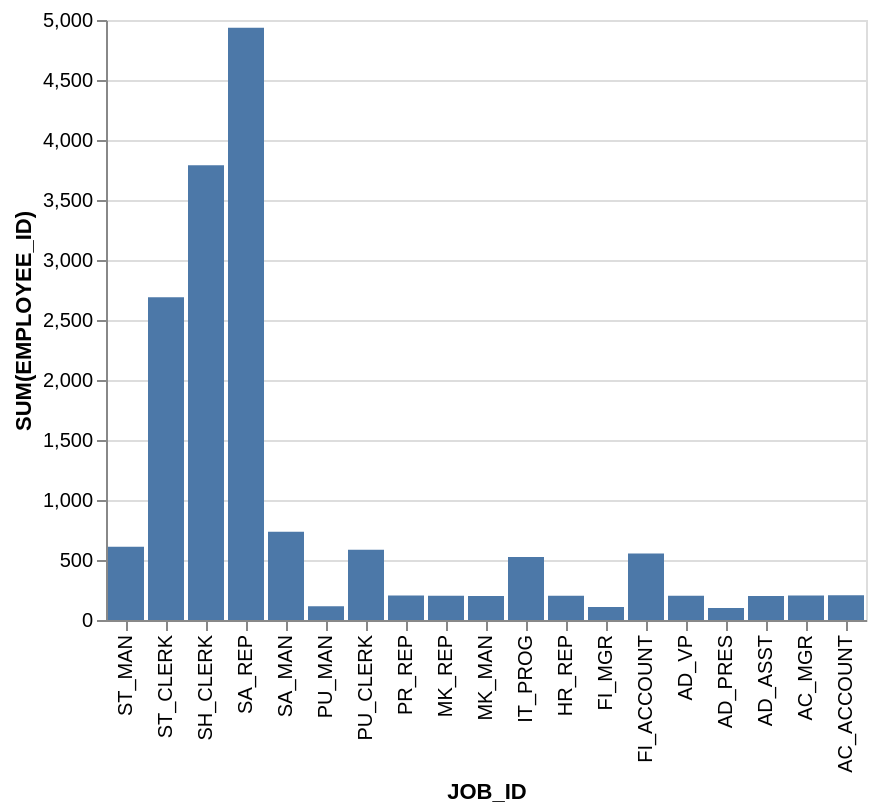

This figure's Vega-Lite source:
### Vega-Lite specification from a JSON file in a GitHub repository (floating-point values rounded to 4 significant figures)
{"data": {"values": [{"x_data": "ST_MAN", "y_data": 610}, {"x_data": "ST_CLERK", "y_data": 2690}, {"x_data": "SH_CLERK", "y_data": 3790}, {"x_data": "SA_REP", "y_data": 4935}, {"x_data": "SA_MAN", "y_data": 735}, {"x_data": "PU_MAN", "y_data": 114}, {"x_data": "PU_CLERK", "y_data": 585}, {"x_data": "PR_REP", "y_data": 204}, {"x_data": "MK_REP", "y_data": 202}, {"x_data": "MK_MAN", "y_data": 201}, {"x_data": "IT_PROG", "y_data": 525}, {"x_data": "HR_REP", "y_data": 203}, {"x_data": "FI_MGR", "y_data": 108}, {"x_data": "FI_ACCOUNT", "y_data": 555}, {"x_data": "AD_VP", "y_data": 203}, {"x_data": "AD_PRES", "y_data": 100}, {"x_data": "AD_ASST", "y_data": 200}, {"x_data": "AC_MGR", "y_data": 205}, {"x_data": "AC_ACCOUNT", "y_data": 206}]}, "mark": "bar", "encoding": {"x": {"field": "x_data", "type": "nominal", "title": "JOB_ID", "sort": "descending"}, "y": {"field": "y_data", "type": "quantitative", "title": "SUM(EMPLOYEE_ID)"}}}
